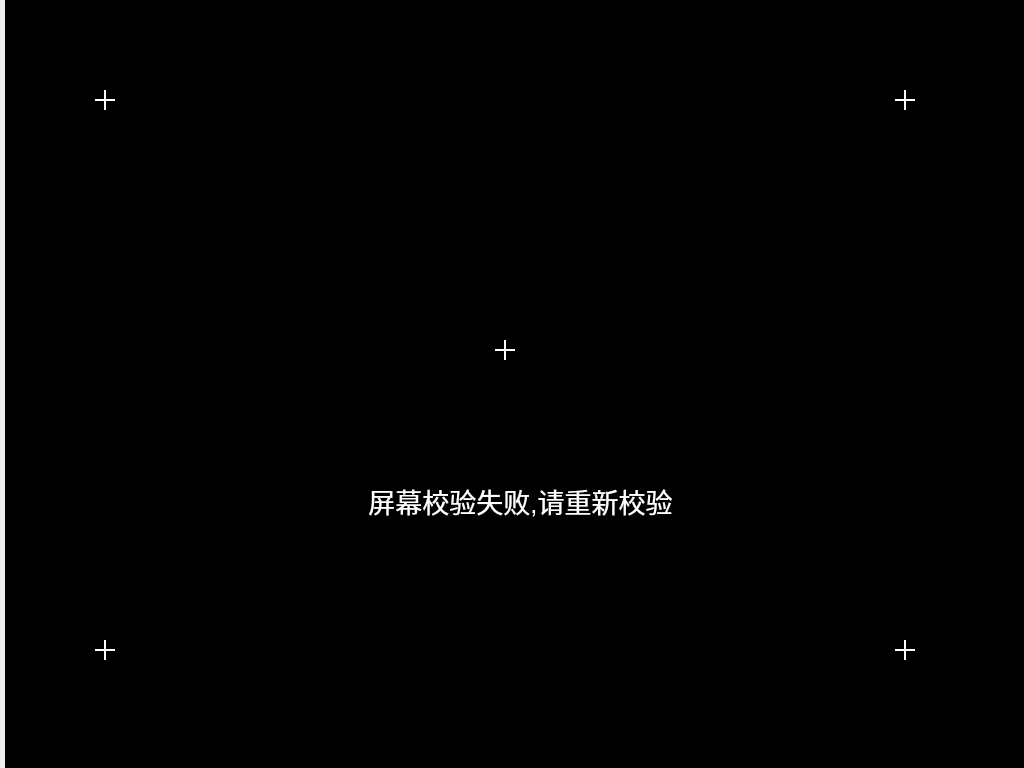
<?xml version="1.0" encoding="UTF-8"?>
<ui version="4.0">
 <class>C_PadCalibrateForm</class>
 <widget class="QWidget" name="C_PadCalibrateForm">
  <property name="geometry">
   <rect>
    <x>0</x>
    <y>0</y>
    <width>1024</width>
    <height>768</height>
   </rect>
  </property>
  <property name="windowTitle">
   <string>Form</string>
  </property>
  <widget class="QFrame" name="frame">
   <property name="geometry">
    <rect>
     <x>5</x>
     <y>0</y>
     <width>1024</width>
     <height>768</height>
    </rect>
   </property>
   <property name="styleSheet">
    <string notr="true">background-color: rgb(0, 0, 0);
</string>
   </property>
   <property name="frameShape">
    <enum>QFrame::StyledPanel</enum>
   </property>
   <property name="frameShadow">
    <enum>QFrame::Raised</enum>
   </property>
   <widget class="QLabel" name="label00">
    <property name="geometry">
     <rect>
      <x>90</x>
      <y>99</y>
      <width>20</width>
      <height>2</height>
     </rect>
    </property>
    <property name="styleSheet">
     <string notr="true">background-color: rgb(255, 255, 255);</string>
    </property>
    <property name="text">
     <string/>
    </property>
   </widget>
   <widget class="QLabel" name="label01">
    <property name="geometry">
     <rect>
      <x>99</x>
      <y>90</y>
      <width>2</width>
      <height>20</height>
     </rect>
    </property>
    <property name="styleSheet">
     <string notr="true">background-color: rgb(255, 255, 255);</string>
    </property>
    <property name="text">
     <string/>
    </property>
   </widget>
   <widget class="QLabel" name="label11">
    <property name="geometry">
     <rect>
      <x>899</x>
      <y>90</y>
      <width>2</width>
      <height>20</height>
     </rect>
    </property>
    <property name="styleSheet">
     <string notr="true">background-color: rgb(255, 255, 255);</string>
    </property>
    <property name="text">
     <string/>
    </property>
   </widget>
   <widget class="QLabel" name="label10">
    <property name="geometry">
     <rect>
      <x>890</x>
      <y>99</y>
      <width>20</width>
      <height>2</height>
     </rect>
    </property>
    <property name="styleSheet">
     <string notr="true">background-color: rgb(255, 255, 255);</string>
    </property>
    <property name="text">
     <string/>
    </property>
   </widget>
   <widget class="QLabel" name="label30">
    <property name="geometry">
     <rect>
      <x>99</x>
      <y>640</y>
      <width>2</width>
      <height>20</height>
     </rect>
    </property>
    <property name="styleSheet">
     <string notr="true">background-color: rgb(255, 255, 255);</string>
    </property>
    <property name="text">
     <string/>
    </property>
   </widget>
   <widget class="QLabel" name="label31">
    <property name="geometry">
     <rect>
      <x>90</x>
      <y>649</y>
      <width>20</width>
      <height>2</height>
     </rect>
    </property>
    <property name="styleSheet">
     <string notr="true">background-color: rgb(255, 255, 255);</string>
    </property>
    <property name="text">
     <string/>
    </property>
   </widget>
   <widget class="QLabel" name="label20">
    <property name="geometry">
     <rect>
      <x>890</x>
      <y>649</y>
      <width>20</width>
      <height>2</height>
     </rect>
    </property>
    <property name="styleSheet">
     <string notr="true">background-color: rgb(255, 255, 255);</string>
    </property>
    <property name="text">
     <string/>
    </property>
   </widget>
   <widget class="QLabel" name="label21">
    <property name="geometry">
     <rect>
      <x>899</x>
      <y>640</y>
      <width>2</width>
      <height>20</height>
     </rect>
    </property>
    <property name="styleSheet">
     <string notr="true">background-color: rgb(255, 255, 255);</string>
    </property>
    <property name="text">
     <string/>
    </property>
   </widget>
   <widget class="QLabel" name="label41">
    <property name="geometry">
     <rect>
      <x>499</x>
      <y>340</y>
      <width>2</width>
      <height>20</height>
     </rect>
    </property>
    <property name="styleSheet">
     <string notr="true">background-color: rgb(255, 255, 255);</string>
    </property>
    <property name="text">
     <string/>
    </property>
   </widget>
   <widget class="QLabel" name="label40">
    <property name="geometry">
     <rect>
      <x>490</x>
      <y>349</y>
      <width>20</width>
      <height>2</height>
     </rect>
    </property>
    <property name="styleSheet">
     <string notr="true">background-color: rgb(255, 255, 255);</string>
    </property>
    <property name="text">
     <string/>
    </property>
   </widget>
   <widget class="QLabel" name="label_tips">
    <property name="geometry">
     <rect>
      <x>310</x>
      <y>460</y>
      <width>411</width>
      <height>81</height>
     </rect>
    </property>
    <property name="font">
     <font>
      <pointsize>20</pointsize>
     </font>
    </property>
    <property name="styleSheet">
     <string notr="true">color: rgb(255, 255, 255);</string>
    </property>
    <property name="text">
     <string>屏幕校验失败,请重新校验</string>
    </property>
    <property name="alignment">
     <set>Qt::AlignCenter</set>
    </property>
   </widget>
  </widget>
 </widget>
 <resources/>
 <connections/>
</ui>
